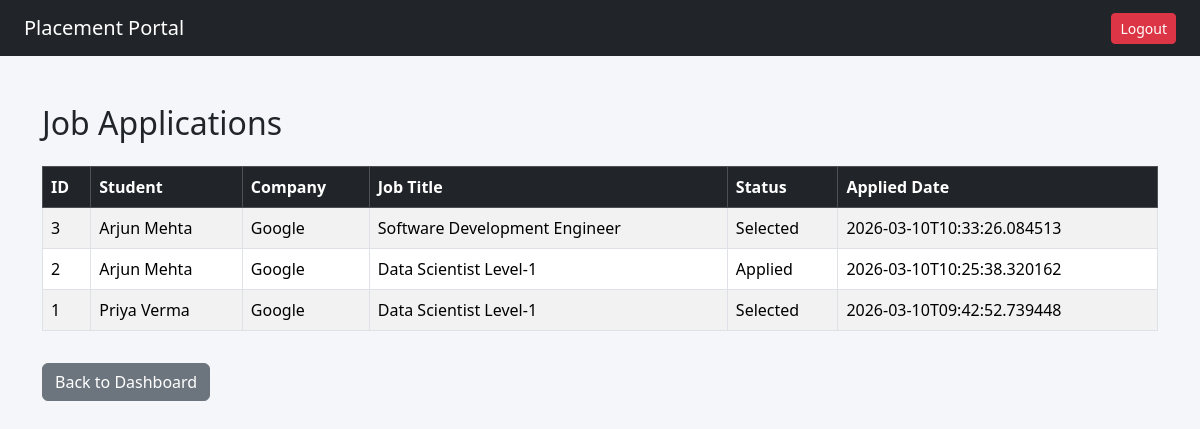
The page /admin/applications (signed in) on the database its author committed.
### tables this page shows
CREATE TABLE application (
            id INTEGER PRIMARY KEY AUTOINCREMENT,
            student_id INTEGER,
            drive_id INTEGER,
            application_date TEXT,
            status TEXT DEFAULT 'Applied',
            UNIQUE(student_id, drive_id),
            FOREIGN KEY(student_id) REFERENCES student(id),
            FOREIGN KEY(drive_id) REFERENCES placement_drive(id)
        );

CREATE TABLE student (
           id INTEGER PRIMARY KEY AUTOINCREMENT,
           name TEXT NOT NULL,
           email TEXT UNIQUE NOT NULL,
           password TEXT NOT NULL,
           phone TEXT,
           resume_path TEXT,
           is_active INTEGER DEFAULT 1,
           created_at TEXT
        );

CREATE TABLE company (
          id INTEGER PRIMARY KEY AUTOINCREMENT,
          name TEXT NOT NULL,
          email TEXT UNIQUE NOT NULL,
          password TEXT NOT NULL,
          hr_contact TEXT,
          website TEXT,
          approval_status TEXT DEFAULT 'Pending',
          is_active INTEGER DEFAULT 1,
          created_at TEXT          
        );

CREATE TABLE placement_drive(
            id INTEGER PRIMARY KEY AUTOINCREMENT,
            company_id INTEGER,
            job_title TEXT NOT NULL,
            job_description TEXT,
            eligibility TEXT,
            deadline TEXT,
            status TEXT DEFAULT 'Pending',
            created_at TEXT,
            FOREIGN KEY(company_id) REFERENCES company(id)              
        );

### app.py (the view)
@app.route('/admin/applications')
def manage_applications():
    if session.get('role') != 'admin':
        return redirect('/')
    conn = get_connection()
    cursor = conn.cursor()
    cursor.execute("""
        SELECT
            a.id,
            s.name AS student_name,
            c.name AS company_name,
            pd.job_title,
            a.status,
            a.application_date
        FROM application a
        JOIN student s ON a.student_id = s.id
        JOIN placement_drive pd ON a.drive_id = pd.id
        JOIN company c ON pd.company_id = c.id
        ORDER BY a.application_date DESC
    """)
    applications = cursor.fetchall()
    conn.close()
    return render_template("admin/applications.html", applications=applications)

### database.py (called while the page is built)
def get_connection():
    conn = sqlite3.connect(DB_NAME)
    conn.row_factory = sqlite3.Row
    return conn

### templates/admin/applications.html
{% extends "base.html" %}
{% block content %}
<h2 class="mb-4">Job Applications</h2>
<table class="table table-bordered table-striped">
    <thead class="table-dark">
        <tr>
            <th>ID</th>
            <th>Student</th>
            <th>Company</th>
            <th>Job Title</th>
            <th>Status</th>
            <th>Applied Date</th>
        </tr>
    </thead>
    <tbody>
        {% for app in applications %}
        <tr>
            <td>{{ app.id }}</td>
            <td>{{ app.student_name }}</td>
            <td>{{ app.company_name }}</td>
            <td>{{ app.job_title }}</td>
            <td>{{ app.status }}</td>
            <td>{{ app.application_date }}</td>
        </tr>
        {% endfor %}
    </tbody>
</table>
<a href="/admin/dashboard" class="btn btn-secondary mt-3">
    Back to Dashboard
</a>
{% endblock %}

### static/style.css (style rules this page uses)
body { background-color: #f4f6f9; }

### rows shown on the page
application: id "3", student_name "Arjun Mehta", company_name "Google", job_title "Software Development Engineer", status "Selected", application_date "2026-03-10T10:33:26.084513"
application: id "2", student_name "Arjun Mehta", company_name "Google", job_title "Data Scientist Level-1", status "Applied", application_date "2026-03-10T10:25:38.320162"
application: id "1", student_name "Priya Verma", company_name "Google", job_title "Data Scientist Level-1", status "Selected", application_date "2026-03-10T09:42:52.739448"
